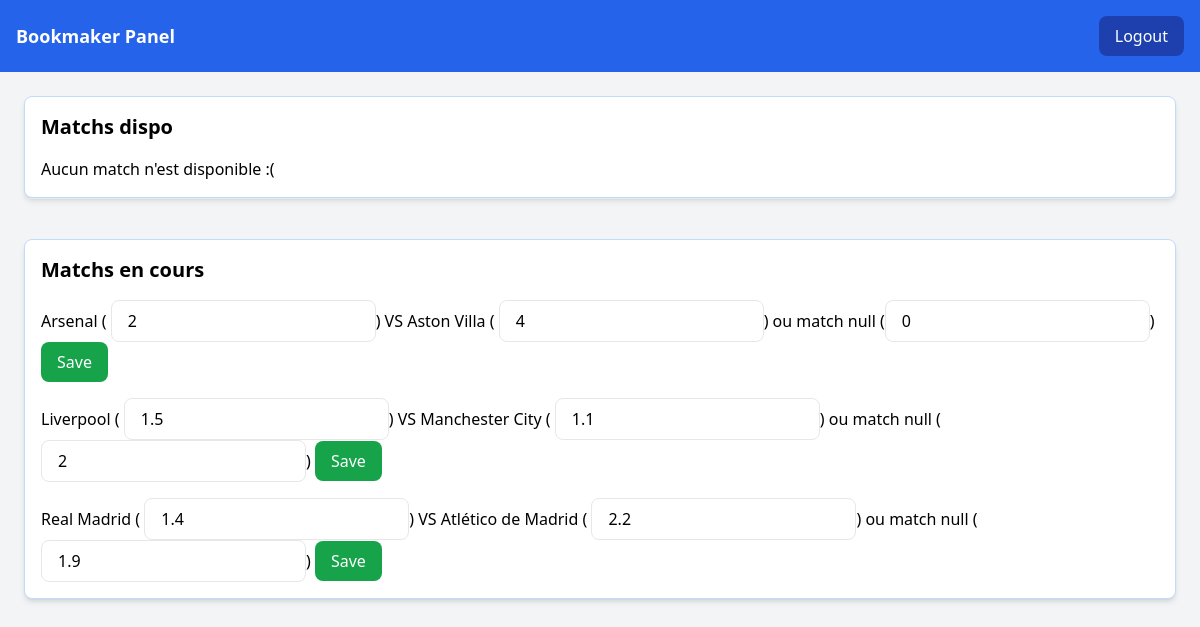
Screenshot of /bookmaker.php (signed in) with the database file from the repository.
### tables this page shows
CREATE TABLE `matches` (
  `id` int(11) NOT NULL,
  `equipe1` varchar(50) NOT NULL,
  `equipe2` varchar(50) NOT NULL,
  `scoreEquipe1` int(11) DEFAULT 0,
  `scoreEquipe2` int(11) DEFAULT 0,
  `cote1` float NOT NULL DEFAULT 0,
  `cote2` float NOT NULL DEFAULT 0,
  `coteNul` float NOT NULL DEFAULT 0,
  `statut` varchar(50) NOT NULL,
  `datfin` timestamp NOT NULL DEFAULT current_timestamp() ON UPDATE current_timestamp()
);

### bookmaker.php (the view, shortened to what this page needs)
<?php
$db_host = "xxxx";
$db_name = "xxxxxx";
$db_user = "xxxxxx";
$db_password = "xxxxxx";
try {
    $pdo = new PDO("mysql:host=$db_host;dbname=$db_name;charset=utf8mb4", $db_user, $db_password);
    $pdo->setAttribute(PDO::ATTR_ERRMODE, PDO::ERRMODE_EXCEPTION);
} catch (PDOException $e) {
    http_response_code(500);
    echo json_encode(["error" => "Échec de la connexion à la base de données"]);
    exit;
}
?>
<head>
    <script src="https://cdn.tailwindcss.com"></script>
</head>
<body class="bg-gray-100">
    <header class="bg-blue-600 text-white p-4 flex justify-between items-center">
        <h1 class="text-lg font-bold"><a href="/main.php" >Bookmaker Panel</a></h1>
        <button id="logout" class="px-4 py-2 bg-blue-800 text-white rounded-lg hover:bg-blue-700">
            Logout
        </button>
    </header>
    <main class="p-6">
        <section class="bg-white p-4 rounded-lg shadow-md border border-blue-200">
            <h2 class="text-xl font-semibold mb-4">Matchs dispo</h2>
            <div id="match-list" class="space-y-4">
                <?php
                $stmt = $pdo->prepare("SELECT * FROM matches WHERE statut = 'initial' ");
                $stmt->execute();
                $res = $stmt->fetchAll(PDO::FETCH_ASSOC);
                if($res){
                    ?>
                        <?php
                        foreach ($res as $row) {
                            ?>
                            <form method="POST" style="max-width: 100%;">
                                <span><?php echo $row["equipe1"]; ?> ( <input type="number" name="cote1" value="<?php echo $row["cote1"]; ?>" placeholder="Cote équipe 1" required
                                class=" px-4 py-2 border rounded-lg focus:ring-2 focus:ring-blue-500 focus:outline-none">)
                            VS <?php echo $row["equipe2"]; ?> ( <input type="number" name="cote2" value="<?php echo $row["cote2"]; ?>" placeholder="Cote équipe 2" required
                                class="px-4 py-2 border rounded-lg focus:ring-2 focus:ring-blue-500 focus:outline-none">)
                                ou match null (<input type="number" name="matchNull" value="<?php echo $row["coteNul"]; ?>" placeholder="Cote match null" required
                                class="px-4 py-2 border rounded-lg focus:ring-2 focus:ring-blue-500 focus:outline-none">)
                            <button type="submit" name="addMatch"
                                class="px-4 py-2 bg-green-600 text-white rounded-lg hover:bg-green-700" value="<?php echo $row["id"]; ?>">
                                Ajouter
                            </button>
                            </span>
                            </form>
                            <?php
                        }
                        ?>
                    <?php
                }else{
                    echo "Aucun match n'est disponible :(";
                }
                ?>
            </div>
        </section>
        <hr>
        <section class="bg-white p-4 rounded-lg shadow-md border border-blue-200 mt-10">
            <h2 class="text-xl font-semibold mb-4">Matchs en cours</h2>
            <div id="match-list" class="space-y-4">
                <?php
                $stmt2 = $pdo->prepare("SELECT * FROM matches WHERE statut = 'pariable' ");
                $stmt2->execute();
                $res2 = $stmt2->fetchAll(PDO::FETCH_ASSOC);
                if($res2){
                    ?>
                        <?php
                        foreach ($res2 as $row) {
                            ?>
                            <form method="POST" style="max-width: 100%;">
                                <span><?php echo $row["equipe1"]; ?> ( <input type="number" name="cote1" value="<?php echo $row["cote1"]; ?>" placeholder="Cote équipe 1" required
                                class=" px-4 py-2 border rounded-lg focus:ring-2 focus:ring-blue-500 focus:outline-none">)
                            VS <?php echo $row["equipe2"]; ?> ( <input type="number" name="cote2" value="<?php echo $row["cote2"]; ?>" placeholder="Cote équipe 2" required
                                class="px-4 py-2 border rounded-lg focus:ring-2 focus:ring-blue-500 focus:outline-none">)
                                ou match null (<input type="number" name="matchNull" value="<?php echo $row["coteNul"]; ?>" placeholder="Cote match null" required
                                class="px-4 py-2 border rounded-lg focus:ring-2 focus:ring-blue-500 focus:outline-none">)
                            <button type="submit" name="modifyMatch"
                                class="px-4 py-2 bg-green-600 text-white rounded-lg hover:bg-green-700" value="<?php echo $row["id"]; ?>">
                                Save
                            </button>
                            </span>
                            </form>
                            <?php
                        }
                        ?>
                    <?php
                }else{
                    echo "Aucun match n'est disponible :(";
                }
                ?>
            </div>
        </section>
    </main>
</body>
</html>

### rows the page displays
matches: equipe1 "Arsenal", cote1 "2", equipe2 "Aston Villa", cote2 "4", matchNull "0", $row["id"] 1 (drawn)
matches: equipe1 "Liverpool", cote1 "1.5", equipe2 "Manchester City", cote2 "1.1", matchNull "2"
matches: equipe1 "Real Madrid", cote1 "1.4", equipe2 "Atlético de Madrid", cote2 "2.2", matchNull "1.9", $row["id"] 5 (drawn)
